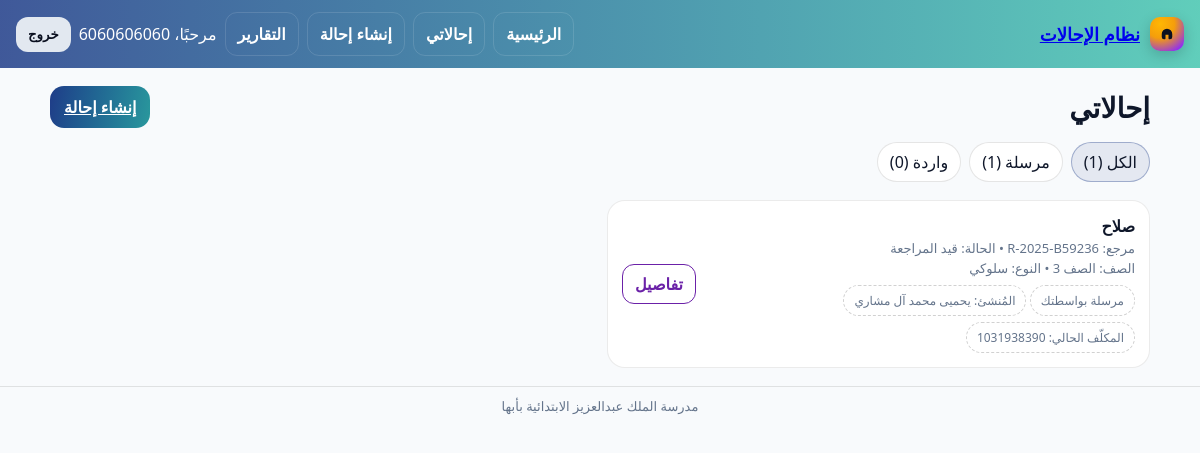
/referrals/ (signed in), run on an earlier commit of the app's database.
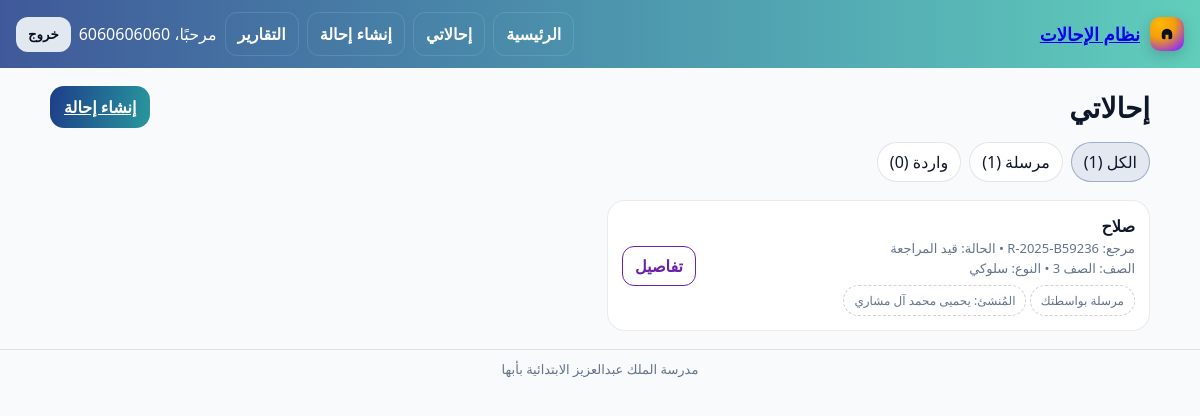
And on a later commit of the database.
### referrals/models.py (models this page shows, shortened)
class Referral(models.Model):
    STATUS_CHOICES = [
        ("NEW", "جديدة"),
        ("UNDER_REVIEW", "قيد المراجعة"),
        ("SENT_TO_DEPUTY", "محالة لوكيل"),
        ("CLOSED", "مغلقة"),
    ]
    TYPE_CHOICES = [
        ("behavior", "سلوكي"),
        ("academic", "تحصيلي"),
        ("health", "صحي"),
        ("other", "أخرى"),
    ]
    GRADE_CHOICES = [(str(i), f"الصف {i}") for i in range(1, 13)]
    reference = models.CharField(max_length=20, default=generate_reference, unique=True, editable=False)
    student_name = models.CharField(max_length=120)
    grade = models.CharField(max_length=2, choices=GRADE_CHOICES)
    referral_type = models.CharField(max_length=20, choices=TYPE_CHOICES)
    details = models.TextField()
    status = models.CharField(max_length=20, choices=STATUS_CHOICES, default="NEW")
    created_by = models.ForeignKey(User, on_delete=models.CASCADE, related_name="created_referrals")
    assignee = models.ForeignKey(User, on_delete=models.SET_NULL, null=True, blank=True, related_name="assigned_referrals")
    created_at = models.DateTimeField(auto_now_add=True)
    updated_at = models.DateTimeField(auto_now=True)

### accounts/models.py (models this page shows, shortened)
class Profile(models.Model):
    user = models.OneToOneField(User, on_delete=models.CASCADE, related_name="profile")
    full_name = models.CharField("الاسم الثلاثي", max_length=150)
    role = models.CharField("الدور", max_length=50, choices=ROLE_CHOICES)

### referrals/views.py (the view)
# urls.py: path('', list_referrals, name='index'),
@login_required
def list_referrals(request):
    user = request.user
    scope = request.GET.get("scope", "all")  # all | sent | inbox
    base_qs = (
        Referral.objects
        .select_related("created_by__profile", "assignee__profile")
        .filter(Q(created_by=user) | Q(assignee=user))
        .order_by("-created_at")
        .distinct()
    )
    sent_qs = base_qs.filter(created_by=user)
    inbox_qs = base_qs.filter(assignee=user)
    all_qs = base_qs
    counts = {
        "all": all_qs.count(),
        "sent": sent_qs.count(),
        "inbox": inbox_qs.count(),
    }
    if scope == "sent":
        items = sent_qs
    elif scope == "inbox":
        items = inbox_qs
    else:
        items = all_qs
        scope = "all"
    return render(
        request,
        "referrals/index.html",
        {
            "items": items,
            "counts": counts,
            "scope": scope,
        },
    )

### templates/referrals/index.html (shortened to what this page needs)
{% load static %}
<!doctype html>
<html lang="ar" dir="rtl">
<head>
</head>
<body>
  {% include 'header.html' %}
  <div class="wrap">
    <div class="head">
      <h1>إحالاتي</h1>
      <a class="btn btn-primary" href="{% url 'referrals:new' %}">إنشاء إحالة</a>
    </div>
    <div class="tabs" role="tablist" aria-label="تصفية الإحالات">
      <a class="tab {% if scope == 'all' %}active{% endif %}" href="?scope=all">الكل ({{ counts.all|default:0 }})</a>
      <a class="tab {% if scope == 'sent' %}active{% endif %}" href="?scope=sent">مرسلة ({{ counts.sent|default:0 }})</a>
      <a class="tab {% if scope == 'inbox' %}active{% endif %}" href="?scope=inbox">واردة ({{ counts.inbox|default:0 }})</a>
    </div>
    {% if items %}
      <div class="grid">
        {% for r in items %}
          <div class="card">
            <div class="row">
              <div>
                <strong>{{ r.student_name }}</strong>
                <div class="muted">مرجع: {{ r.reference }} • الحالة: {{ r.get_status_display }}</div>
                <div class="muted">الصف: {{ r.get_grade_display }} • النوع: {{ r.get_referral_type_display }}</div>
                <div class="muted">
                  <span class="pill">
                    {% if r.created_by_id == request.user.id %}
                      مرسلة بواسطتك
                    {% elif r.assignee_id == request.user.id %}
                      واردة إليك
                    {% endif %}
                  </span>
                  <span class="pill">المُنشئ: {{ r.created_by.profile.full_name|default:r.created_by.username }}</span>
                  {% if r.assignee %}
                    <span class="pill">المكلّف الحالي: {{ r.assignee.profile.full_name|default:r.assignee.username }}</span>
                  {% endif %}
                </div>
              </div>
              <div>
                <a class="link" href="{% url 'referrals:detail' r.pk %}">تفاصيل</a>
              </div>
            </div>
          </div>
        {% endfor %}
      </div>
    {% else %}
      <div class="empty">لا توجد إحالات لعرضها حاليًا.</div>
    {% endif %}
  </div>
  {% include 'footer.html' %}
</body>
</html>

What changed in the data, as far as the page shows it:
changed Referral "صلاح": assignee_id 1 → empty (drawn); assignee.profile.full_name "1031938390" → (not shown)
